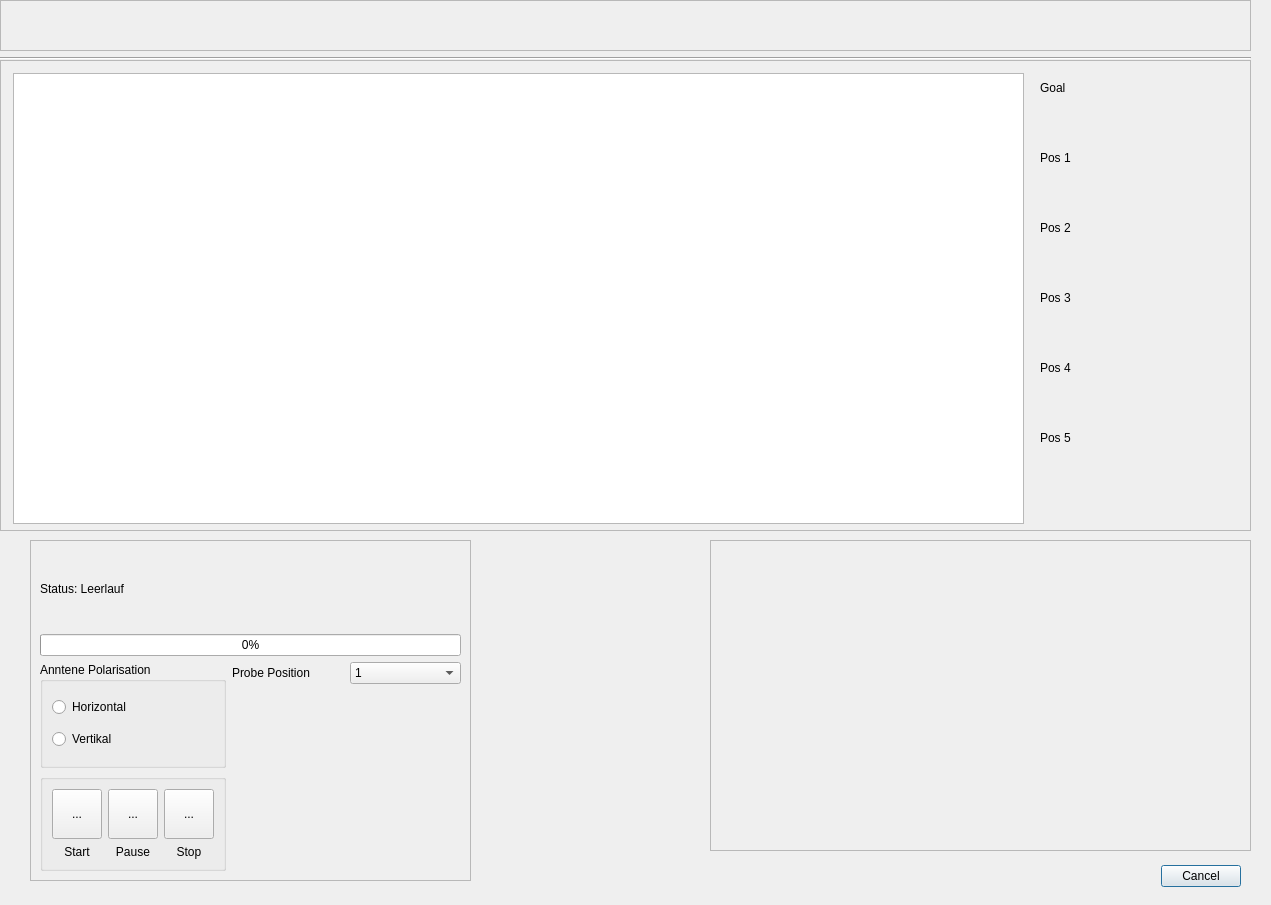
<?xml version="1.0" encoding="UTF-8"?>
<ui version="4.0">
 <class>CalibrationWindow</class>
 <widget class="QDialog" name="CalibrationWindow">
  <property name="geometry">
   <rect>
    <x>0</x>
    <y>0</y>
    <width>1271</width>
    <height>905</height>
   </rect>
  </property>
  <property name="minimumSize">
   <size>
    <width>0</width>
    <height>0</height>
   </size>
  </property>
  <property name="windowTitle">
   <string>Dialog</string>
  </property>
  <widget class="QDialogButtonBox" name="back_button">
   <property name="geometry">
    <rect>
     <x>1140</x>
     <y>860</y>
     <width>121</width>
     <height>32</height>
    </rect>
   </property>
   <property name="toolTip">
    <string/>
   </property>
   <property name="orientation">
    <enum>Qt::Horizontal</enum>
   </property>
   <property name="standardButtons">
    <set>QDialogButtonBox::Cancel</set>
   </property>
   <property name="centerButtons">
    <bool>true</bool>
   </property>
  </widget>
  <widget class="Line" name="line">
   <property name="geometry">
    <rect>
     <x>0</x>
     <y>50</y>
     <width>1251</width>
     <height>16</height>
    </rect>
   </property>
   <property name="orientation">
    <enum>Qt::Horizontal</enum>
   </property>
  </widget>
  <widget class="QFrame" name="diagram_frame">
   <property name="geometry">
    <rect>
     <x>0</x>
     <y>60</y>
     <width>1251</width>
     <height>471</height>
    </rect>
   </property>
   <property name="sizePolicy">
    <sizepolicy hsizetype="Fixed" vsizetype="Fixed">
     <horstretch>0</horstretch>
     <verstretch>0</verstretch>
    </sizepolicy>
   </property>
   <property name="frameShape">
    <enum>QFrame::StyledPanel</enum>
   </property>
   <property name="frameShadow">
    <enum>QFrame::Raised</enum>
   </property>
   <widget class="QGraphicsView" name="graphicsView">
    <property name="geometry">
     <rect>
      <x>13</x>
      <y>13</y>
      <width>1011</width>
      <height>451</height>
     </rect>
    </property>
   </widget>
   <widget class="QLabel" name="gal_label">
    <property name="geometry">
     <rect>
      <x>1040</x>
      <y>20</y>
      <width>60</width>
      <height>16</height>
     </rect>
    </property>
    <property name="text">
     <string>Goal</string>
    </property>
   </widget>
   <widget class="QLabel" name="pos1_label">
    <property name="geometry">
     <rect>
      <x>1040</x>
      <y>90</y>
      <width>60</width>
      <height>16</height>
     </rect>
    </property>
    <property name="text">
     <string>Pos 1</string>
    </property>
   </widget>
   <widget class="QLabel" name="pos2_label">
    <property name="geometry">
     <rect>
      <x>1040</x>
      <y>160</y>
      <width>60</width>
      <height>16</height>
     </rect>
    </property>
    <property name="text">
     <string>Pos 2</string>
    </property>
   </widget>
   <widget class="QLabel" name="pos3_label">
    <property name="geometry">
     <rect>
      <x>1040</x>
      <y>230</y>
      <width>60</width>
      <height>16</height>
     </rect>
    </property>
    <property name="text">
     <string>Pos 3</string>
    </property>
   </widget>
   <widget class="QLabel" name="pos4_label">
    <property name="geometry">
     <rect>
      <x>1040</x>
      <y>300</y>
      <width>60</width>
      <height>16</height>
     </rect>
    </property>
    <property name="text">
     <string>Pos 4</string>
    </property>
   </widget>
   <widget class="QLabel" name="pos5_label">
    <property name="geometry">
     <rect>
      <x>1040</x>
      <y>370</y>
      <width>60</width>
      <height>16</height>
     </rect>
    </property>
    <property name="text">
     <string>Pos 5</string>
    </property>
   </widget>
  </widget>
  <widget class="QFrame" name="button_frame">
   <property name="geometry">
    <rect>
     <x>0</x>
     <y>0</y>
     <width>1251</width>
     <height>51</height>
    </rect>
   </property>
   <property name="frameShape">
    <enum>QFrame::StyledPanel</enum>
   </property>
   <property name="frameShadow">
    <enum>QFrame::Raised</enum>
   </property>
  </widget>
  <widget class="QFrame" name="frame">
   <property name="geometry">
    <rect>
     <x>30</x>
     <y>540</y>
     <width>441</width>
     <height>341</height>
    </rect>
   </property>
   <property name="autoFillBackground">
    <bool>true</bool>
   </property>
   <property name="frameShape">
    <enum>QFrame::StyledPanel</enum>
   </property>
   <property name="frameShadow">
    <enum>QFrame::Raised</enum>
   </property>
   <layout class="QGridLayout" name="gridLayout_2">
    <item row="0" column="0" colspan="3">
     <widget class="QLabel" name="calibstatus_label">
      <property name="sizePolicy">
       <sizepolicy hsizetype="Preferred" vsizetype="Preferred">
        <horstretch>0</horstretch>
        <verstretch>0</verstretch>
       </sizepolicy>
      </property>
      <property name="acceptDrops">
       <bool>false</bool>
      </property>
      <property name="autoFillBackground">
       <bool>true</bool>
      </property>
      <property name="text">
       <string>Status: Leerlauf</string>
      </property>
     </widget>
    </item>
    <item row="1" column="0" colspan="3">
     <widget class="QProgressBar" name="progressBar">
      <property name="value">
       <number>0</number>
      </property>
     </widget>
    </item>
    <item row="2" column="0" rowspan="2">
     <widget class="QGroupBox" name="groupBox">
      <property name="font">
       <font>
        <weight>50</weight>
        <bold>false</bold>
       </font>
      </property>
      <property name="title">
       <string>Anntene Polarisation</string>
      </property>
      <property name="flat">
       <bool>false</bool>
      </property>
      <layout class="QVBoxLayout" name="verticalLayout">
       <item>
        <widget class="QRadioButton" name="ho_radioButton">
         <property name="text">
          <string>Horizontal</string>
         </property>
        </widget>
       </item>
       <item>
        <widget class="QRadioButton" name="ver_radioButton">
         <property name="text">
          <string>Vertikal</string>
         </property>
        </widget>
       </item>
      </layout>
     </widget>
    </item>
    <item row="2" column="1">
     <widget class="QLabel" name="label">
      <property name="text">
       <string>Probe Position</string>
      </property>
     </widget>
    </item>
    <item row="4" column="0">
     <widget class="QGroupBox" name="testcontrols_groupBox">
      <property name="title">
       <string/>
      </property>
      <layout class="QGridLayout" name="gridLayout">
       <item row="0" column="0">
        <widget class="QToolButton" name="toolButton">
         <property name="minimumSize">
          <size>
           <width>50</width>
           <height>50</height>
          </size>
         </property>
         <property name="text">
          <string>...</string>
         </property>
        </widget>
       </item>
       <item row="0" column="1">
        <widget class="QToolButton" name="toolButton_2">
         <property name="minimumSize">
          <size>
           <width>50</width>
           <height>50</height>
          </size>
         </property>
         <property name="text">
          <string>...</string>
         </property>
        </widget>
       </item>
       <item row="0" column="2">
        <widget class="QToolButton" name="toolButton_3">
         <property name="minimumSize">
          <size>
           <width>50</width>
           <height>50</height>
          </size>
         </property>
         <property name="text">
          <string>...</string>
         </property>
        </widget>
       </item>
       <item row="1" column="0">
        <widget class="QLabel" name="start_label">
         <property name="text">
          <string>Start</string>
         </property>
         <property name="alignment">
          <set>Qt::AlignCenter</set>
         </property>
        </widget>
       </item>
       <item row="1" column="1">
        <widget class="QLabel" name="pause_label">
         <property name="text">
          <string>Pause</string>
         </property>
         <property name="alignment">
          <set>Qt::AlignCenter</set>
         </property>
        </widget>
       </item>
       <item row="1" column="2">
        <widget class="QLabel" name="stop_label">
         <property name="text">
          <string>Stop</string>
         </property>
         <property name="alignment">
          <set>Qt::AlignCenter</set>
         </property>
        </widget>
       </item>
      </layout>
     </widget>
    </item>
    <item row="2" column="2">
     <widget class="QComboBox" name="comboBox">
      <property name="editable">
       <bool>false</bool>
      </property>
      <property name="currentText">
       <string>1</string>
      </property>
      <property name="currentIndex">
       <number>0</number>
      </property>
      <item>
       <property name="text">
        <string>1</string>
       </property>
      </item>
      <item>
       <property name="text">
        <string>2</string>
       </property>
      </item>
      <item>
       <property name="text">
        <string>3</string>
       </property>
      </item>
      <item>
       <property name="text">
        <string>4</string>
       </property>
      </item>
      <item>
       <property name="text">
        <string>5</string>
       </property>
      </item>
     </widget>
    </item>
   </layout>
  </widget>
  <widget class="QFrame" name="frame_2">
   <property name="geometry">
    <rect>
     <x>710</x>
     <y>540</y>
     <width>541</width>
     <height>311</height>
    </rect>
   </property>
   <property name="frameShape">
    <enum>QFrame::StyledPanel</enum>
   </property>
   <property name="frameShadow">
    <enum>QFrame::Raised</enum>
   </property>
  </widget>
 </widget>
 <resources/>
 <connections>
  <connection>
   <sender>back_button</sender>
   <signal>accepted()</signal>
   <receiver>CalibrationWindow</receiver>
   <slot>accept()</slot>
   <hints>
    <hint type="sourcelabel">
     <x>718</x>
     <y>664</y>
    </hint>
    <hint type="destinationlabel">
     <x>157</x>
     <y>274</y>
    </hint>
   </hints>
  </connection>
  <connection>
   <sender>back_button</sender>
   <signal>rejected()</signal>
   <receiver>CalibrationWindow</receiver>
   <slot>reject()</slot>
   <hints>
    <hint type="sourcelabel">
     <x>786</x>
     <y>670</y>
    </hint>
    <hint type="destinationlabel">
     <x>286</x>
     <y>274</y>
    </hint>
   </hints>
  </connection>
 </connections>
</ui>
